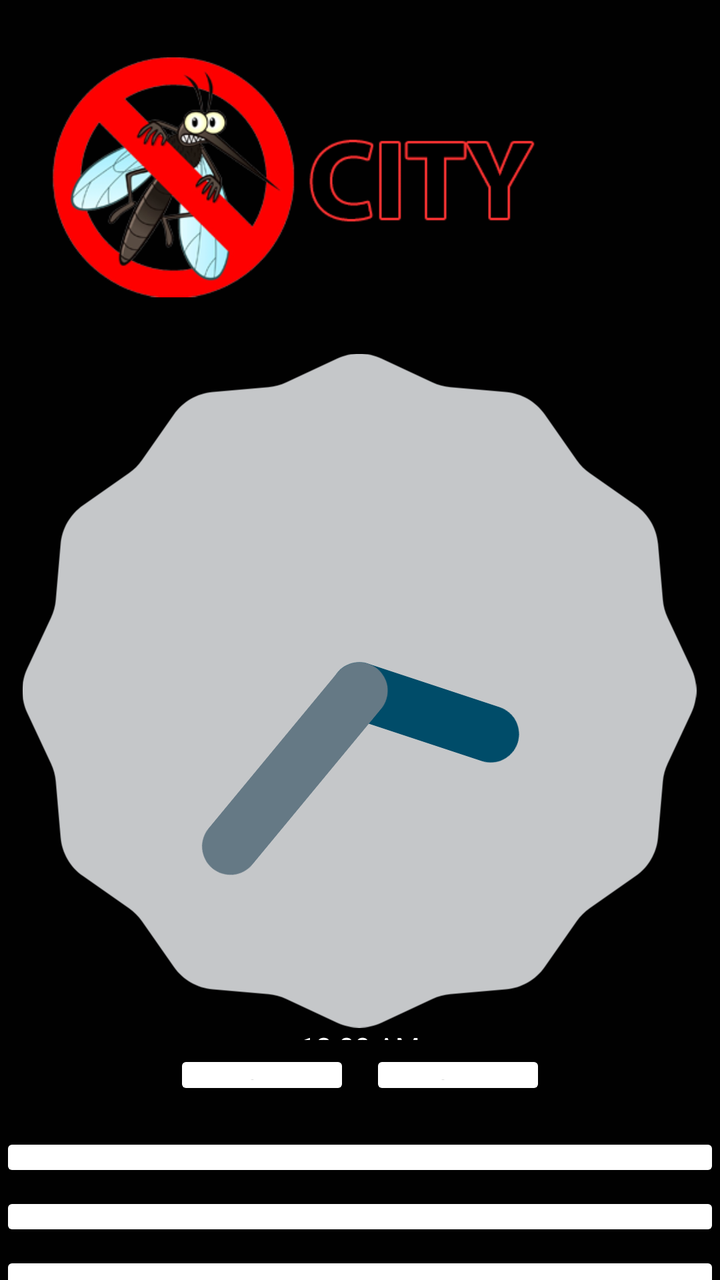
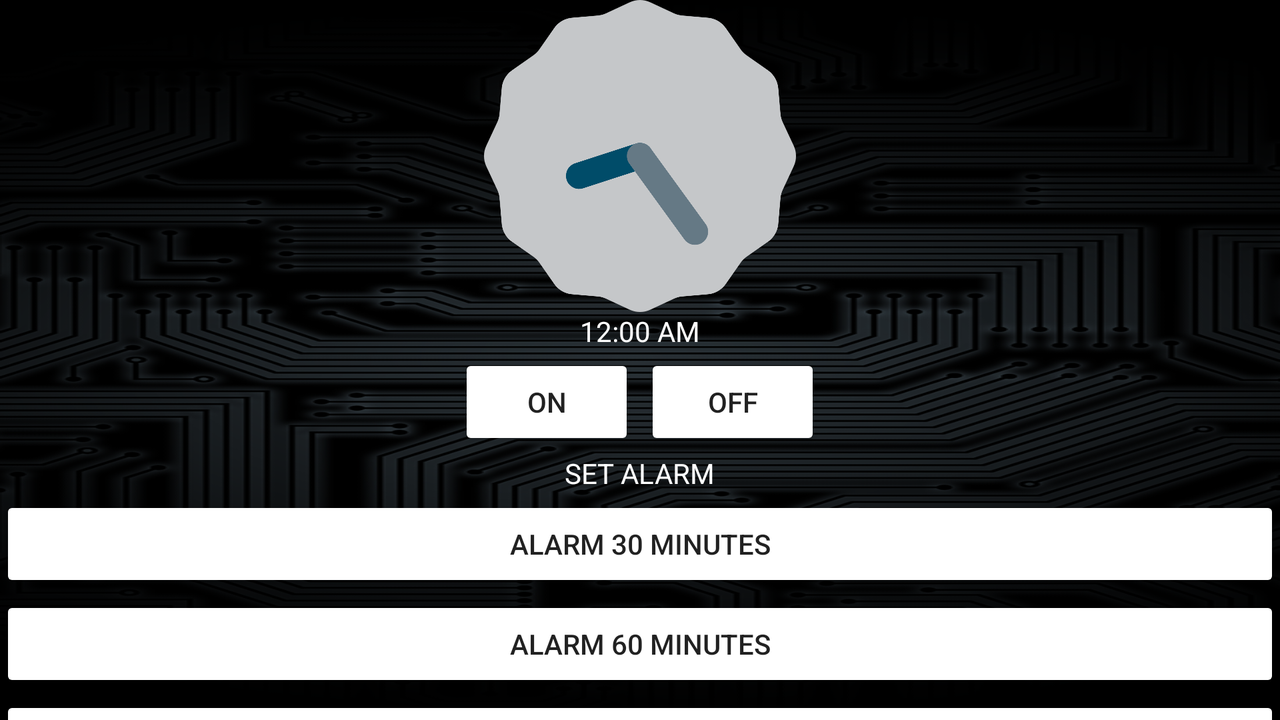

An Android layout and its configuration variant, each rendered on a device that would load it. The default file and the variant file are quoted in full after the pictures.
<!-- AndroidManifest.xml: application theme MosquitoEnd -->
<!-- res/layout/activity_mosquito1.xml -->
<?xml version="1.0" encoding="utf-8"?>
<LinearLayout xmlns:android="http://schemas.android.com/apk/res/android"
    android:layout_width="match_parent"
    android:layout_height="match_parent"
    xmlns:tools="http://schemas.android.com/tools"
    tools:context=".Mosquito1Activity"
    android:background="#010101">
    <LinearLayout
        android:orientation="vertical"
        android:layout_width="match_parent"
        android:weightSum="1"
        android:layout_height="wrap_content">

        <ImageView
            android:layout_width="match_parent"
            android:layout_height="wrap_content"
            android:id="@+id/imgMos"
            android:layout_weight="0.125"
            android:src="@drawable/pic_sound_1"
            android:layout_gravity="center_horizontal" />

        <AnalogClock
            android:layout_width="wrap_content"
            android:layout_height="wrap_content"
            android:id="@+id/analogClock"
            android:layout_weight="0.125"
            android:layout_gravity="center_horizontal" />

        <DigitalClock
            android:layout_width="wrap_content"
            android:layout_height="wrap_content"
            android:id="@+id/digitalClock"
            android:layout_weight="0.07"
            android:textColor="@color/button"
            android:layout_marginBottom="5dp"
            android:layout_gravity="center_horizontal" />
        <LinearLayout
            android:orientation="horizontal"
            android:layout_width="wrap_content"
            android:layout_height="wrap_content"
            android:layout_weight="0.125"
            android:layout_gravity="center_horizontal">
            <Button
                android:layout_width="wrap_content"
                android:layout_height="wrap_content"
                android:text="ON"
                android:theme="@style/MyButton"
                android:id="@+id/btOn"
                android:layout_marginRight="10dp" />

            <Button
                android:layout_width="wrap_content"
                android:layout_height="wrap_content"
                android:text="OFF"
                android:id="@+id/btOff"
                android:theme="@style/MyButton" />

        </LinearLayout>

        <TextView
            android:layout_width="wrap_content"
            android:layout_height="wrap_content"
            android:textAppearance="?android:attr/textAppearanceLarge"
            android:text="SET ALARM"
            android:textColor="@color/button"
            android:layout_weight="0.125"
            android:id="@+id/textView"
            android:layout_marginTop="5dp"
            android:layout_gravity="center_horizontal" />

        <Button
            android:layout_width="match_parent"
            android:layout_height="wrap_content"
            android:text="ALARM 30 MINUTES"
            android:id="@+id/btalarm30"
            android:layout_marginTop="5dp"
            android:layout_weight="0.125"
            android:theme="@style/MyButton"
            android:layout_gravity="center_horizontal" />

        <Button
            android:layout_width="match_parent"
            android:layout_height="wrap_content"
            android:text="ALARM 60 MINUTES"
            android:id="@+id/btalarm60"
            android:layout_marginTop="5dp"
            android:layout_weight="0.125"
            android:theme="@style/MyButton"
            android:layout_gravity="center_horizontal" />

        <Button
            android:layout_width="match_parent"
            android:layout_height="wrap_content"
            android:text="ALARM 90 MINUTES"
            android:id="@+id/btalarm90"
            android:layout_marginTop="5dp"
            android:theme="@style/MyButton"
            android:layout_weight="0.125"
            android:layout_gravity="center_horizontal" />

    </LinearLayout>
</LinearLayout>
<!-- resources referenced by this layout -->
<resources>
  <color name="button">#FFFFFF</color>
  <!-- drawable pic_sound_1: png bitmap (drawable, 60982 bytes) -->
  <style name="MyButton" parent="MyMaterialTheme">
          <item name="colorControlHighlight">@color/before_click</item>
          <item name="colorButtonNormal">@color/after_click</item>
      </style>
  <style name="MosquitoEnd" parent="MyMaterialTheme.Base">
          <item name="windowNoTitle">true</item>
          <item name="windowActionBar">false</item>
          <item name="colorPrimary">@color/colorPrimary</item>
          <item name="colorPrimaryDark">@color/colorPrimaryDark</item>
          <item name="colorAccent">@color/colorAccent</item>
      </style>
  <color name="before_click">#FFB74D</color>
  <color name="after_click">#FFFFFF</color>
  <style name="MyMaterialTheme.Base" parent="Theme.AppCompat.Light.DarkActionBar">
          <item name="windowNoTitle">true</item>
          <item name="windowActionBar">false</item>
          <item name="colorPrimary">@color/colorPrimary</item>
          <item name="colorPrimaryDark">@color/colorPrimaryDark</item>
          <item name="colorAccent">@color/colorAccent</item>
      </style>
  <color name="colorPrimary">#003333</color>
  <color name="colorPrimaryDark">#003333</color>
  <color name="colorAccent">#FF80AB</color>
</resources>
<!-- res/layout-land/activity_mosquito1.xml (the repository's variant of the layout above) -->
<!-- drawn on the phone turned sideways -->
<?xml version="1.0" encoding="utf-8"?>
<RelativeLayout xmlns:android="http://schemas.android.com/apk/res/android"
    android:layout_width="match_parent"
    android:layout_height="match_parent"
    xmlns:tools="http://schemas.android.com/tools"
    tools:context=".Mosquito1Activity"
    android:background="#010101">

    <LinearLayout
        android:orientation="vertical"
        android:layout_width="match_parent"
        android:layout_height="wrap_content"
        android:background="@drawable/bg_splash"
        android:weightSum="1">

        <ImageView
            android:layout_width="match_parent"
            android:layout_height="wrap_content"
            android:id="@+id/imgMos"
            android:src="@drawable/pic_sound_1"
            android:layout_weight="0.4"
            android:layout_gravity="center_horizontal" />

        <AnalogClock
            android:layout_width="wrap_content"
            android:layout_height="wrap_content"
            android:id="@+id/analogClock"
            android:layout_weight="0.6"
            android:layout_gravity="center_horizontal" />

        <DigitalClock
            android:layout_width="wrap_content"
            android:layout_height="wrap_content"
            android:id="@+id/digitalClock"
            android:textColor="@color/button"
            android:layout_marginBottom="2dp"
            android:layout_gravity="center_horizontal" />
        <LinearLayout
            android:orientation="horizontal"
            android:layout_width="wrap_content"
            android:layout_height="wrap_content"
            android:layout_gravity="center_horizontal">
            <Button
                android:layout_width="wrap_content"
                android:layout_height="wrap_content"
                android:text="ON"
                android:theme="@style/MyButton"
                android:layout_marginRight="5dp"
                android:id="@+id/btOn"  />

            <Button
                android:layout_width="wrap_content"
                android:layout_height="wrap_content"
                android:text="OFF"
                android:theme="@style/MyButton"
                android:id="@+id/btOff" />
        </LinearLayout>

        <TextView
            android:layout_width="wrap_content"
            android:layout_height="wrap_content"
            android:textAppearance="?android:attr/textAppearanceSmall"
            android:text="SET ALARM"
            android:id="@+id/textView"
            android:textColor="@color/button"
            android:layout_marginTop="2dp"
            android:layout_gravity="center_horizontal" />

        <Button
            android:layout_width="match_parent"
            android:layout_height="wrap_content"
            android:text="ALARM 30 MINUTES"
            android:id="@+id/btalarm30"
            android:theme="@style/MyButton"
            android:layout_marginTop="2dp"
            android:layout_gravity="center_horizontal" />

        <Button
            android:layout_width="match_parent"
            android:layout_height="wrap_content"
            android:text="ALARM 60 MINUTES"
            android:id="@+id/btalarm60"
            android:theme="@style/MyButton"
            android:layout_marginTop="2dp"
            android:layout_gravity="center_horizontal" />

        <Button
            android:layout_width="match_parent"
            android:layout_height="wrap_content"
            android:text="ALARM 90 MINUTES"
            android:id="@+id/btalarm90"
            android:theme="@style/MyButton"
            android:layout_marginTop="2dp"
            android:layout_gravity="center_horizontal" />
    </LinearLayout>
</RelativeLayout>
<!-- resources referenced by the variant -->
<!-- as the phone turned sideways resolves them -->
<resources>
  <color name="button">#FFFFFF</color>
  <!-- drawable bg_splash: png bitmap (drawable, 318578 bytes) -->
  <!-- drawable pic_sound_1: png bitmap (drawable, 60982 bytes) -->
  <style name="MyButton" parent="MyMaterialTheme">
          <item name="colorControlHighlight">@color/before_click</item>
          <item name="colorButtonNormal">@color/after_click</item>
      </style>
  <style name="MosquitoEnd" parent="MyMaterialTheme.Base">
          <item name="windowNoTitle">true</item>
          <item name="windowActionBar">false</item>
          <item name="colorPrimary">@color/colorPrimary</item>
          <item name="colorPrimaryDark">@color/colorPrimaryDark</item>
          <item name="colorAccent">@color/colorAccent</item>
      </style>
  <color name="before_click">#FFB74D</color>
  <color name="after_click">#FFFFFF</color>
  <style name="MyMaterialTheme.Base" parent="Theme.AppCompat.Light.DarkActionBar">
          <item name="windowNoTitle">true</item>
          <item name="windowActionBar">false</item>
          <item name="colorPrimary">@color/colorPrimary</item>
          <item name="colorPrimaryDark">@color/colorPrimaryDark</item>
          <item name="colorAccent">@color/colorAccent</item>
      </style>
  <color name="colorPrimary">#003333</color>
  <color name="colorPrimaryDark">#003333</color>
  <color name="colorAccent">#FF80AB</color>
</resources>
